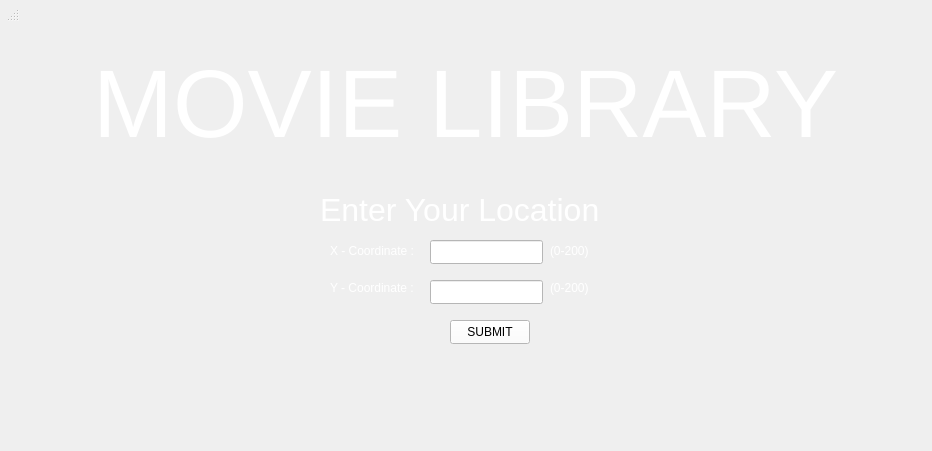
<?xml version="1.0" encoding="UTF-8"?>
<ui version="4.0">
 <class>WelcomeWindow</class>
 <widget class="QWidget" name="WelcomeWindow">
  <property name="geometry">
   <rect>
    <x>0</x>
    <y>0</y>
    <width>932</width>
    <height>451</height>
   </rect>
  </property>
  <property name="windowTitle">
   <string>CDN_Project</string>
  </property>
  <property name="styleSheet">
   <string notr="true">color: rgb(0, 0, 0);
</string>
  </property>
  <widget class="QWidget" name="centralwidget" native="true">
   <property name="geometry">
    <rect>
     <x>0</x>
     <y>0</y>
     <width>931</width>
     <height>394</height>
    </rect>
   </property>
   <widget class="QLabel" name="Welcome_text">
    <property name="geometry">
     <rect>
      <x>20</x>
      <y>50</y>
      <width>891</width>
      <height>111</height>
     </rect>
    </property>
    <property name="styleSheet">
     <string notr="true">color: rgb(255, 255, 255);</string>
    </property>
    <property name="text">
     <string>&lt;html&gt;&lt;head/&gt;&lt;body&gt;&lt;p align=&quot;center&quot;&gt;&lt;span style=&quot; font-size:72pt;&quot;&gt;MOVIE LIBRARY&lt;/span&gt;&lt;/p&gt;&lt;/body&gt;&lt;/html&gt;</string>
    </property>
   </widget>
   <widget class="QLineEdit" name="UserX">
    <property name="geometry">
     <rect>
      <x>430</x>
      <y>240</y>
      <width>113</width>
      <height>24</height>
     </rect>
    </property>
    <property name="styleSheet">
     <string notr="true">color: rgb(0, 0, 0);
background-color: rgb(255, 255, 255);</string>
    </property>
    <property name="inputMethodHints">
     <set>Qt::InputMethodHint::ImhDigitsOnly</set>
    </property>
    <property name="text">
     <string/>
    </property>
   </widget>
   <widget class="QLabel" name="label">
    <property name="geometry">
     <rect>
      <x>330</x>
      <y>240</y>
      <width>91</width>
      <height>21</height>
     </rect>
    </property>
    <property name="styleSheet">
     <string notr="true">color: rgb(255, 255, 255);</string>
    </property>
    <property name="text">
     <string>X - Coordinate :</string>
    </property>
   </widget>
   <widget class="QLabel" name="label_2">
    <property name="geometry">
     <rect>
      <x>320</x>
      <y>190</y>
      <width>281</width>
      <height>41</height>
     </rect>
    </property>
    <property name="styleSheet">
     <string notr="true">color: rgb(255, 255, 255);</string>
    </property>
    <property name="text">
     <string>&lt;html&gt;&lt;head/&gt;&lt;body&gt;&lt;p&gt;&lt;span style=&quot; font-size:24pt;&quot;&gt;Enter Your Location&lt;/span&gt;&lt;/p&gt;&lt;/body&gt;&lt;/html&gt;</string>
    </property>
   </widget>
   <widget class="QLabel" name="label_3">
    <property name="geometry">
     <rect>
      <x>550</x>
      <y>240</y>
      <width>101</width>
      <height>21</height>
     </rect>
    </property>
    <property name="styleSheet">
     <string notr="true">color: rgb(255, 255, 255);</string>
    </property>
    <property name="text">
     <string>(0-200)</string>
    </property>
   </widget>
   <widget class="QLabel" name="label_4">
    <property name="geometry">
     <rect>
      <x>330</x>
      <y>280</y>
      <width>91</width>
      <height>16</height>
     </rect>
    </property>
    <property name="styleSheet">
     <string notr="true">color: rgb(255, 255, 255);</string>
    </property>
    <property name="text">
     <string>Y - Coordinate : </string>
    </property>
   </widget>
   <widget class="QLineEdit" name="UserY">
    <property name="geometry">
     <rect>
      <x>430</x>
      <y>280</y>
      <width>113</width>
      <height>24</height>
     </rect>
    </property>
    <property name="styleSheet">
     <string notr="true">background-color: rgb(255, 255, 255);
color: rgb(0, 0, 0);</string>
    </property>
   </widget>
   <widget class="QLabel" name="label_5">
    <property name="geometry">
     <rect>
      <x>550</x>
      <y>280</y>
      <width>49</width>
      <height>16</height>
     </rect>
    </property>
    <property name="styleSheet">
     <string notr="true">color: rgb(255, 255, 255);</string>
    </property>
    <property name="text">
     <string>(0-200)</string>
    </property>
   </widget>
   <widget class="QPushButton" name="submitcordsbtn">
    <property name="geometry">
     <rect>
      <x>450</x>
      <y>320</y>
      <width>80</width>
      <height>24</height>
     </rect>
    </property>
    <property name="styleSheet">
     <string notr="true">color: rgb(0, 0, 0);
background-color: rgb(255, 255, 255);</string>
    </property>
    <property name="text">
     <string>SUBMIT</string>
    </property>
   </widget>
  </widget>
  <widget class="QStatusBar" name="statusbar">
   <property name="geometry">
    <rect>
     <x>0</x>
     <y>0</y>
     <width>20</width>
     <height>22</height>
    </rect>
   </property>
  </widget>
 </widget>
 <resources/>
 <connections/>
</ui>
